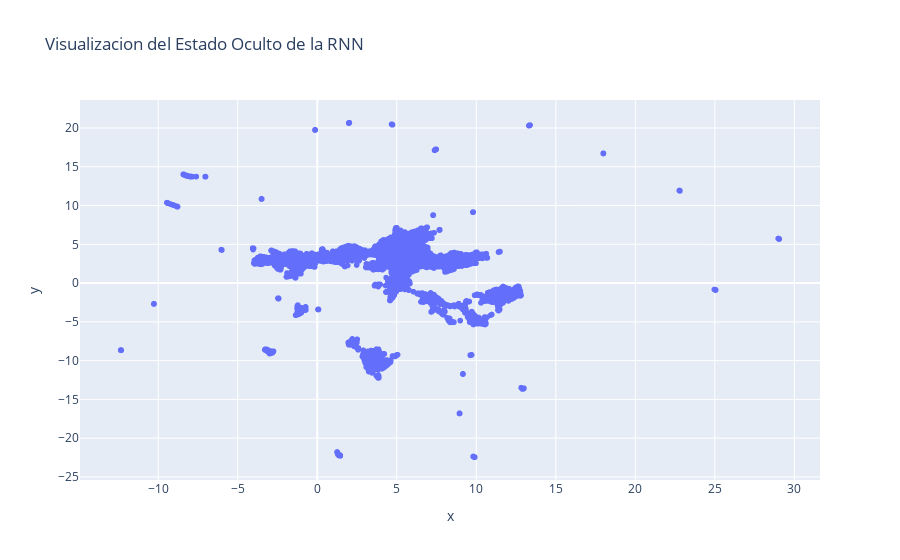

The cell this chart's notebook holds for it:
### Code cell
fig = px.scatter(x=embedding[:, 0], y=embedding[:, 1], hover_name=texts, title='Visualizacion del Estado Oculto de la RNN')
fig.show()

### Figure 1 — Plotly figure (JSON) as saved in the notebook; plotly's stock layout.template omitted (floating-point values rounded to 4 significant figures; data arrays with more than 128 entries replaced by an {"elided": "..."} marker saying what was removed)
{"data": [{"hovertemplate": "<b>%{hovertext}</b><br><br>x=%{x}<br>y=%{y}<extra></extra>", "hovertext": {"elided": "8449 str values"}, "legendgroup": "", "marker": {"color": "#636efa", "symbol": "circle"}, "mode": "markers", "name": "", "showlegend": false, "type": "scattergl", "x": {"elided": "8449 float values"}, "xaxis": "x", "y": {"elided": "8449 float values"}, "yaxis": "y"}], "layout": {"legend": {"tracegroupgap": 0}, "title": {"text": "Visualizacion del Estado Oculto de la RNN"}, "xaxis": {"anchor": "y", "domain": [0, 1], "title": {"text": "x"}}, "yaxis": {"anchor": "x", "domain": [0, 1], "title": {"text": "y"}}}}
